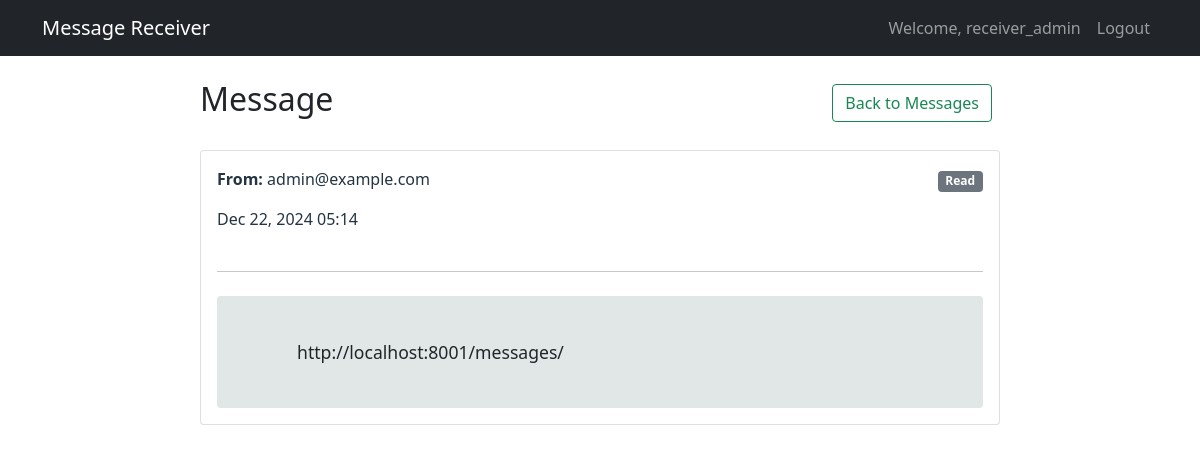
The app's page /messages/1/ (signed in) with its own data.
### core/models.py (models this page shows, shortened)
class ReceivedMessage(models.Model):
    receiver = models.ForeignKey(User, on_delete=models.CASCADE, related_name='received_messages')
    sender_email = models.EmailField()
    encrypted_content = models.TextField()
    decrypted_content = models.TextField(blank=True)
    timestamp = models.DateTimeField(auto_now_add=True)
    is_read = models.BooleanField(default=False)
    original_message_id = models.IntegerField(null=True, blank=True)
    class Meta:
        ordering = ['-timestamp']

### core/views.py (the view, shortened to what this page needs)
# urls.py: path('messages/<int:message_id>/', message_detail, name='message_detail'),
@login_required
def message_detail(request, message_id):
    message = get_object_or_404(
        ReceivedMessage,
        id=message_id,
        receiver=request.user
    )
    return render(request, 'core/message_detail.html', {
        'message': message
    })

### core/templates/core/message_detail.html (shortened to what this page needs)
<!DOCTYPE html>
<html>
  <head>
    <link
      href="https://cdn.jsdelivr.net/npm/bootstrap@5.1.3/dist/css/bootstrap.min.css"
      rel="stylesheet"
    />
  </head>
  <body>
    <nav class="navbar navbar-expand-lg navbar-dark bg-dark">
      <div class="container">
        <a class="navbar-brand" href="{% url 'inbox' %}">Message Receiver</a>
        <div class="navbar-nav ms-auto">
          <span class="nav-item nav-link">Welcome, {{ user.username }}</span>
          <a class="nav-item nav-link" href="{% url 'logout' %}">Logout</a>
        </div>
      </div>
    </nav>
    <div class="container mt-4">
      <div class="message-container">
        <div class="d-flex justify-content-between align-items-center mb-4">
          <h2>Message</h2>
          <div>
            <a href="{% url 'inbox' %}" class="btn btn-outline-success me-2"
              >Back to Messages</a
            >
          </div>
        </div>
        <div class="card">
          <div class="card-body">
            <div class="message-meta mb-4">
              <div class="row">
                <div class="col-md-6">
                  <p class="mb-2">
                    <strong>From:</strong> {{ message.sender_email }}
                  </p>
                    {{ message.timestamp|date:"M d, Y H:i" }}
                </div>
                <div class="col-md-6 text-md-end">
                  {% if message.is_read %}
                  <span class="badge bg-secondary">Read</span>
                  {% else %}
                  <span class="badge bg-primary">New</span>
                  {% endif %}
                </div>
              </div>
            </div>
            <hr />
            <div class="message-content mt-4">
              {{ message.decrypted_content }}
            </div>
          </div>
        </div>
      </div>
    </div>
  </body>
</html>

### core/templates/core/message_detail.html (style rules this page uses)
.message-container { max-width: 800px; margin: 0 auto; }
.message-content { white-space: pre-wrap; font-size: 1.1rem; padding: 1rem; background-color: #e0e7e6; border-radius: 0.25rem; }
.message-meta { color: #243442; }

### records on screen
ReceivedMessage: sender_email "admin@example.com", timestamp "Dec 22, 2024 05:14", decrypted_content "http://localhost:8001/messages/"

### other values on screen
{{ user.username }} "receiver_admin"
